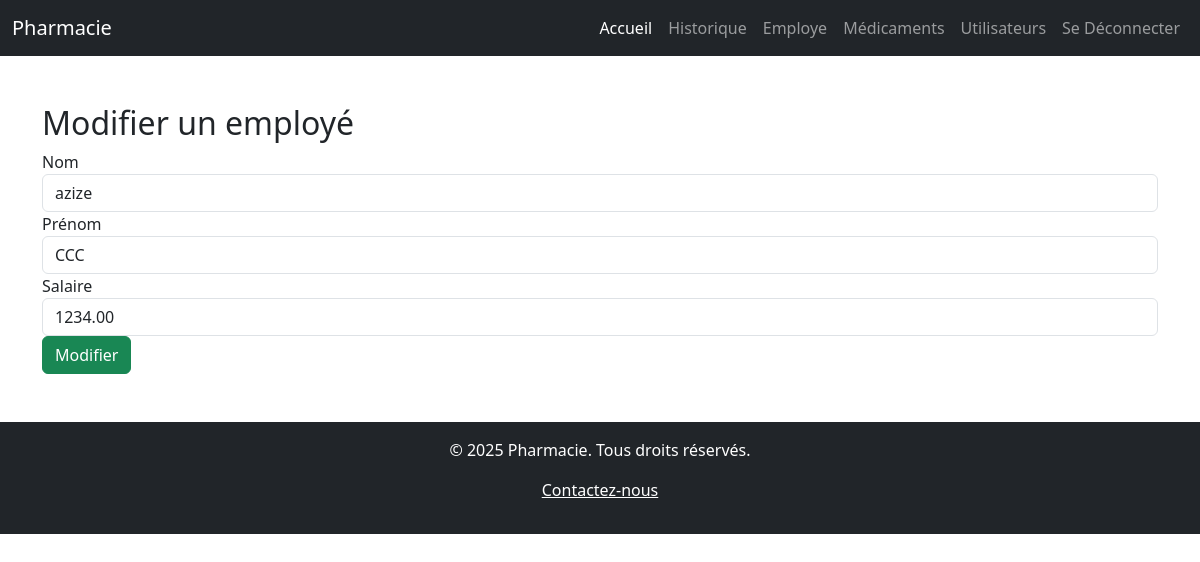
/employe/update.php?id=2, run on the app's committed database.
### tables this page shows
CREATE TABLE `employe` (
  `id` int(11) NOT NULL,
  `nom` varchar(100) DEFAULT NULL,
  `prenom` varchar(100) DEFAULT NULL,
  `salaire` decimal(10,2) DEFAULT NULL,
  `tax` decimal(5,2) DEFAULT 5.00,
  `bonuse` decimal(5,2) DEFAULT 10.00
);

### employe/update.php (the view, shortened to what this page needs)
<?php include '../src/php/navbar.php'; ?>
<?php include '../db.php'; ?>
<div class="container mt-5">
  <h2>Modifier un employé</h2>
  <?php
  if (isset($_GET['id'])) {
    $id = $_GET['id'];
    $result = mysqli_query($conn, "SELECT * FROM employe WHERE id=$id");
    $row = mysqli_fetch_assoc($result);
  }
  ?>
  <form method="POST" action="">
    <div class="form-group">
      <label for="nom">Nom</label>
      <input type="text" class="form-control" id="nom" name="nom" value="<?php echo $row['nom']; ?>" required>
    </div>
    <div class="form-group">
      <label for="prenom">Prénom</label>
      <input type="text" class="form-control" id="prenom" name="prenom" value="<?php echo $row['prenom']; ?>" required>
    </div>
    <div class="form-group">
      <label for="salaire">Salaire</label>
      <input type="number" step="0.01" class="form-control" id="salaire" name="salaire" value="<?php echo $row['salaire']; ?>" required>
    </div>
    <button type="submit" name="update" class="btn btn-success">Modifier</button>
  </form>
</div>
<?php include '../src/php/footer.php'; ?>

### data on the page
employe: nom "azize", prenom "CCC", salaire "1234.00"
